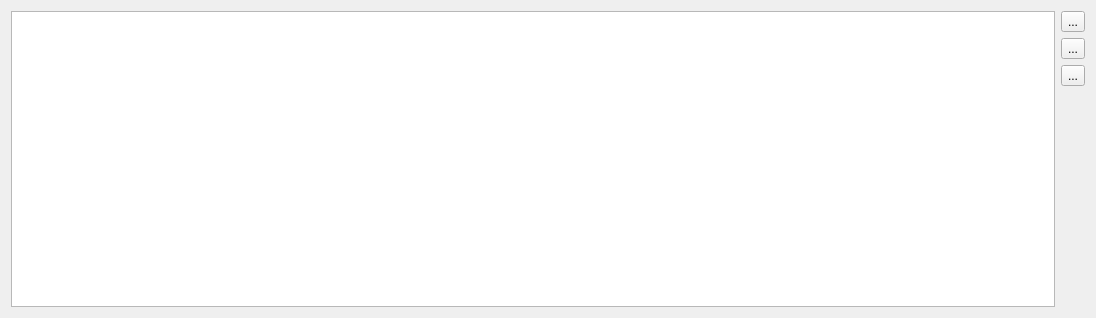
<?xml version="1.0" encoding="UTF-8"?>
<ui version="4.0">
 <class>Form</class>
 <widget class="QWidget" name="Form">
  <property name="geometry">
   <rect>
    <x>0</x>
    <y>0</y>
    <width>1096</width>
    <height>318</height>
   </rect>
  </property>
  <property name="windowTitle">
   <string>Form</string>
  </property>
  <layout class="QGridLayout" name="gridLayout">
   <item row="2" column="1">
    <widget class="QToolButton" name="logs_clear_toolButton">
     <property name="toolTip">
      <string>Clear logs panel</string>
     </property>
     <property name="text">
      <string>...</string>
     </property>
    </widget>
   </item>
   <item row="1" column="1">
    <widget class="QToolButton" name="logs_openFolder_toolButton">
     <property name="toolTip">
      <string>Open logs folder</string>
     </property>
     <property name="text">
      <string>...</string>
     </property>
    </widget>
   </item>
   <item row="0" column="1">
    <widget class="QToolButton" name="logs_openFile_toolButton">
     <property name="toolTip">
      <string>Open current log file in system editor</string>
     </property>
     <property name="text">
      <string>...</string>
     </property>
    </widget>
   </item>
   <item row="3" column="1">
    <spacer name="verticalSpacer">
     <property name="orientation">
      <enum>Qt::Vertical</enum>
     </property>
     <property name="sizeHint" stdset="0">
      <size>
       <width>20</width>
       <height>40</height>
      </size>
     </property>
    </spacer>
   </item>
   <item row="0" column="0" rowspan="4">
    <widget class="QTreeView" name="logs_treeView">
    </widget>
   </item>
  </layout>
 </widget>
 <resources/>
 <connections/>
</ui>
